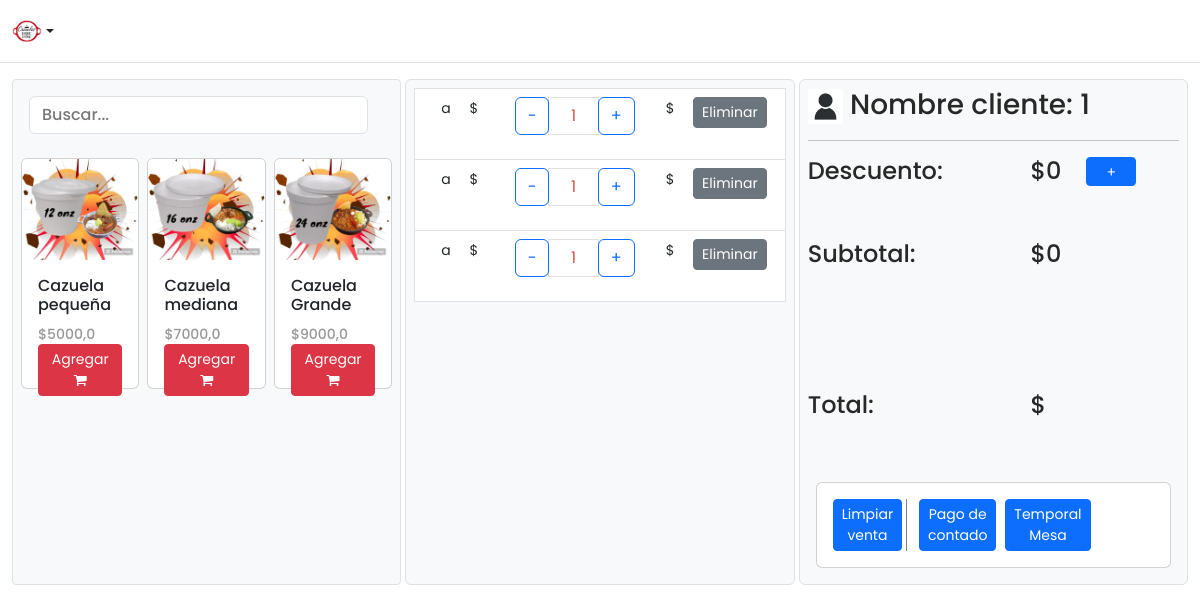
The app's page /tomar_pedidos/ (signed in) with its own data.
### productos/models.py (models this page shows)
class Ventas(models.Model):
    producto = models.CharField(max_length=300)
    precio = models.FloatField()
    imagen = models.ImageField(upload_to="ventas", null=True)
    categoria = models.ForeignKey(Categoria, on_delete=models.CASCADE)
    stock = models.IntegerField()
    limited = models.BooleanField(default=False)

### productos/views.py (the view)
# urls.py: path('tomar_pedidos/', views.tomar_pedidos, name="tomar_pedidos"),
@login_required
def tomar_pedidos(request):
    mostrar = Ventas.objects.all()
    return render(
        request,
        'panel/inventario/tomar_pedidos.html',
        context={'mostrar': mostrar}
    )

### productos/templates/panel/inventario/tomar_pedidos.html (shortened to what this page needs)
{% load static %}
<!DOCTYPE html>
<html lang="en">
<head>
    <link href="https://cdn.jsdelivr.net/npm/bootstrap@5.3.0/dist/css/bootstrap.min.css" rel="stylesheet"
>
    <link rel="stylesheet" type="text/css" href="{% static 'styles/tomar_pedidos.css' %}">
    <link rel="stylesheet" type="text/css" href="{% static 'styles/main_styles.css' %}">
    <link href="{% static 'plugins/font-awesome-4.7.0/css/font-awesome.min.css' %}" rel="stylesheet" type="text/css">
</head>
<body>
    <header class="py-3 mb-3 border-bottom">
        <div class="container-fluid d-grid gap-3 align-items-center" style="grid-template-columns: 1fr 2fr;">
            <div class="dropdown">
                <a href="#"
                    class="d-flex align-items-center col-lg-4 mb-2 mb-lg-0 link-dark text-decoration-none dropdown-toggle"
                    data-bs-toggle="dropdown" aria-expanded="false">
                    <img src="{% static 'C:\Users\user\Documents\proyectos de django\Cazuelas torre jaime\productos\static\icono\icono.jpeg' %}"
                        width="30px" alt="producto 1">
                </a>
            </div>
        </div>
    </header>
    <div class="container-fluid pb-3">
        <div class="d-grid gap-1 ordenar">
            <div class="bg-light border rounded-1">
                <form class="w-40 me-3 p-3" role="search">
                    <input type="search" class="form-control" placeholder="Buscar..." aria-label="Search">
                </form>
                <div class="row row-cols-md-3 g-2 p-2 scroll">
                    {% for producto in mostrar %}
                    <div class="col bg-light">
                        <div class="card">
                            <img src="{{producto.imagen.url}}" class="card-img-top" alt="">
                            <div class="card-body">
                                <h5 class="card-title">{{producto.producto}}</h5>
                                <p class="card-text">${{producto.precio}}</p>
                                <div class="boton">
                                    <button class="btn btn-sm btn-danger"
                                        data-producto-id="{{ producto.id }}" data-stock="{{ producto.stock }}">
                                        Agregar <i class="fa fa-shopping-cart" aria-hidden="true"></i>
                                    </button>
                                </div>
                            </div>
                        </div>
                    </div>
                    {% endfor %}
                </div>
            </div>
            <div id="navbar-example2" class="bg-light border p-2 rounded-2 ">
                <table border="1px" class="table">
                    <tbody>
                        {% for carrito in mostrar %}
                        <tr>
                            <td><img src="" alt="" width="50px"></td>
                            <td>a</td>
                            <td>$</td>
                            <td>
                                <td>
                                    <div class="input-group mb-3" style="max-width: 120px;">
                                      <div class="input-group-prepend">
                                        <button class="btn btn-outline-primary js-btn-minus" type="button">−</button>
                                      </div>
                                      <input type="text" class="form-control text-center" value="1" placeholder="" aria-label="Example text with button addon" aria-describedby="button-addon1">
                                      <div class="input-group-append">
                                        <button class="btn btn-outline-primary js-btn-plus" type="button">+</button>
                                      </div>
                                    </div>
                                  </td>
                            </td>
                            <td>$</td>
                            <td><a href="{% url 'productos:eliminars' carrito.id %}">
                                    <button class="btn btn-sm btn-secondary">Eliminar</button></a></td>
                        </tr>
                        {% endfor %}
                    </tbody>
                </table>
            </div>
            <div class="bg-light border rounded-2 p-2">
                <h3>
                    <a href=""><img width="35px" src="{% static 'icono/user.jpg' %}" alt=""></a>
                    Nombre cliente:
                    <span>1</span>
                </h3>
                <hr>
                <div class="content1">
                    <h4>Descuento: <span>$0</span>
                        <button type="button" class="btn btn-sm btn-primary" data-bs-toggle="modal"
                            data-bs-target="#exampleModal">+</button>
                    </h4>
                </div>
                <br><br>
                <div class="content2">
                    <h4>Subtotal: <span>$0</span></h4>
                </div>
                <br><br><br><br><br>
                <div class="content2">
                    <h4>Total: <span>${{total_formateado}}</span></h4>
                </div>
                <br><br>
                <section>
                    <div class="container p-2">
                        <div class="card">
                            <div class="card-body">
                                <div class="row">
                                    <div class="col-3 stat">
                                        <center><button class="btn btn-sm btn-primary">Limpiar venta</button></center>
                                    </div>
                                    <div class="col-3 stat">
                                        <center><button class="btn btn-sm btn-primary">Pago de contado</button></center>
                                    </div>
                                    <div class="col-3 stat">
                                        <center><button class="btn btn-sm btn-primary">Temporal Mesa</button></center>
                                    </div>
                                </div>
                            </div>
                        </div>
                    </div>
                </section>
            </div>
        </div>
    </div>
</body>
</html>

### productos/static/styles/tomar_pedidos.css (style rules this page uses)
.ordenar { display: grid; grid-template-columns: repeat(3, 1fr); }
.boton { height: 10px; top: -18px; }
.content1 button { width: 50px; position: absolute; left: 75%; height: 100%; }
.content1 span { width: 50px; position: absolute; left: 60%; }
.stat { border-right: 1px solid grey; }
.content2 span { width: 50px; position: absolute; left: 60%; }
.scroll { overflow-y: auto; max-height: 450px; }

### productos/static/styles/main_styles.css (style rules this page uses)
* { margin: 0; padding: 0; }
body { font-family: 'Poppins', sans-serif; font-size: 14px; line-height: 23px; font-weight: 400; background: #FFFFFF; color: #1e1e27; }
div { display: block; position: relative; -webkit-box-sizing: border-box; -moz-box-sizing: border-box; box-sizing: border-box; }
p { font-family: 'Poppins', sans-serif; font-size: 14px; line-height: 1.7; font-weight: 500; color: #989898; -webkit-font-smoothing: antialiased; -webkit-text-shadow: rgba(0, 0, 0, .01) 0 0 1px; text-shadow: rgba(0, 0, 0, .01) 0 0 1px; }
a, a:hover, a:visited, a:active, a:link { text-decoration: none !important; -webkit-font-smoothing: antialiased; -webkit-text-shadow: rgba(0, 0, 0, .01) 0 0 1px; text-shadow: rgba(0, 0, 0, .01) 0 0 1px; }
h3 { font-size: 28px; }
h4 { font-size: 24px; }
h5 { font-size: 16px; }
h1, h2, h3, h4, h5, h6 { color: #282828; -webkit-font-smoothing: antialiased; -webkit-text-shadow: rgba(0, 0, 0, .01) 0 0 1px; text-shadow: rgba(0, 0, 0, .01) 0 0 1px; }
.form-control { color: #db5246; }
section { display: block; position: relative; box-sizing: border-box; }

### records on screen
Ventas: imagen (picture), producto "Cazuela pequeña", precio "5000,0"
Ventas: imagen (picture), producto "Cazuela mediana", precio "7000,0"
Ventas: imagen (picture), producto "Cazuela Grande", precio "9000,0"
